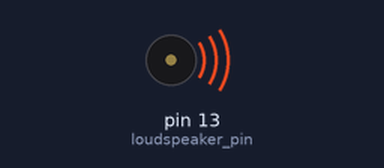
Bench run of a sketch on a simulated Arduino Uno, built with avr-gcc and run on an emulated ATmega328P. Shown: buzzer (waves = sounding).

Above: at 0.1 s.
Timing chart, 0 to 40.0 s (numbered marks = the images above):
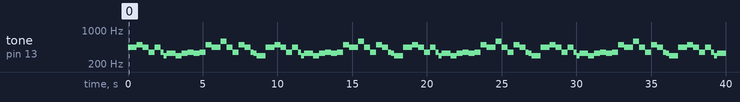

Measured:
- by itself, tone on pin 13 (loudspeaker_pin): plays 440 Hz for 0.60 s, 494 Hz for 0.40 s, 440 Hz for 0.40 s, 349 Hz for 0.40 s, 440 Hz for 0.40 s, 349 Hz for 0.20 s … (100 notes in this stretch)

The sketch:

music.ino
```cpp
const int loudspeaker_pin=13;
const int base_time=16*50;
void setup() {
  // put your setup code here, to run once:
  pinMode(loudspeaker_pin, OUTPUT);
}

void loop()
{tone(loudspeaker_pin, 440);
delay(base_time * 3 / 2 / 2);
tone(loudspeaker_pin, 494);
delay(base_time / 2);
tone(loudspeaker_pin, 440);
delay(base_time / 4);
tone(loudspeaker_pin, 440);
delay(base_time / 4);
tone(loudspeaker_pin, 349);
delay(base_time / 2);
tone(loudspeaker_pin, 440);
delay(base_time / 4);
tone(loudspeaker_pin, 440);
delay(base_time / 4);
tone(loudspeaker_pin, 349);
delay(base_time / 4);
tone(loudspeaker_pin, 294);
delay(base_time / 4);
tone(loudspeaker_pin, 330);
delay(base_time * 3 / 2 / 2);
tone(loudspeaker_pin, 294);
delay(base_time / 4);
tone(loudspeaker_pin, 294);
delay(base_time / 4);
tone(loudspeaker_pin, 330);
delay(base_time / 4);
tone(loudspeaker_pin, 330);
delay(base_time / 4);
tone(loudspeaker_pin, 349);
delay(base_time / 4);
tone(loudspeaker_pin, 349);
delay(base_time / 4);
tone(loudspeaker_pin, 330);
delay(base_time / 2);
tone(loudspeaker_pin, 349);
delay(base_time / 4);
tone(loudspeaker_pin, 349);
delay(base_time / 4);
tone(loudspeaker_pin, 494);
delay(base_time / 4);
tone(loudspeaker_pin, 494);
delay(base_time / 4);
tone(loudspeaker_pin, 440);
delay(base_time * 3 / 2 / 2);
tone(loudspeaker_pin, 587);
delay(base_time / 4);
tone(loudspeaker_pin, 587);
delay(base_time / 4);
tone(loudspeaker_pin, 440);
delay(base_time / 2);
tone(loudspeaker_pin, 349);
delay(base_time / 4);
tone(loudspeaker_pin, 349);
delay(base_time / 4);
tone(loudspeaker_pin, 494);
delay(base_time / 4);
tone(loudspeaker_pin, 494);
delay(base_time / 4);
tone(loudspeaker_pin, 440);
delay(base_time / 4);
tone(loudspeaker_pin, 440);
delay(base_time / 4);
tone(loudspeaker_pin, 349);
delay(base_time / 4);
tone(loudspeaker_pin, 330);
delay(base_time / 4);
tone(loudspeaker_pin, 294);
delay(base_time * 3 / 2 / 2);
}
```
